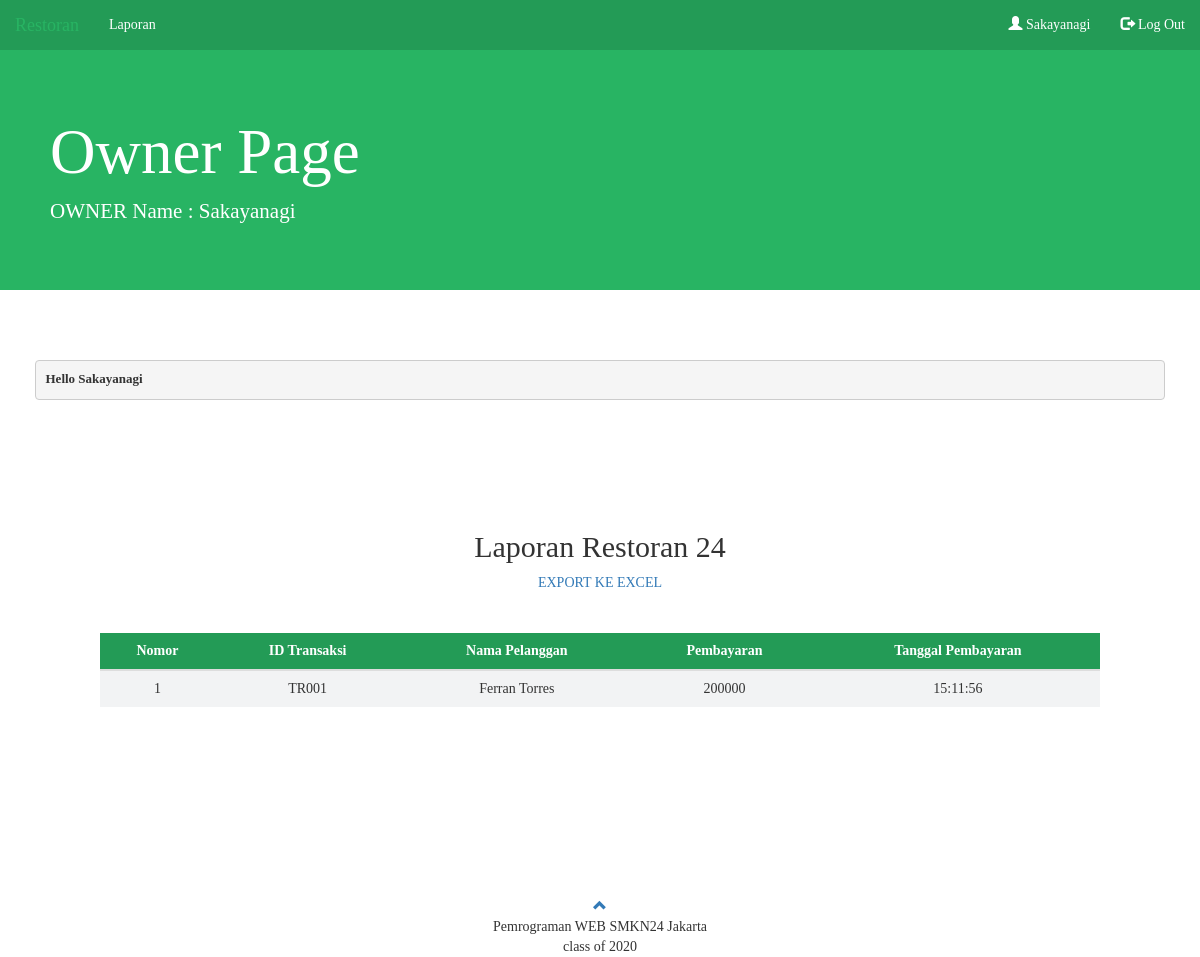
The app's page /Page/Owner.php (signed in) with its own data.
### tables this page shows
CREATE TABLE `transaksi` (
  `idtransaksi` varchar(9) NOT NULL,
  `idpesanan` varchar(9) NOT NULL,
  `Total` int(11) NOT NULL,
  `Bayar` int(11) NOT NULL
);

CREATE TABLE `pelanggan` (
  `idpelanggan` varchar(9) NOT NULL,
  `Namapelanggan` varchar(50) NOT NULL,
  `Jeniskelamin` enum('Laki-Laki','Perempuan') NOT NULL,
  `Nohp` varchar(15) NOT NULL,
  `Alamat` varchar(100) NOT NULL,
  `meja` int(11) NOT NULL,
  `waktudatang` time DEFAULT current_timestamp()
);

CREATE TABLE `pesanan` (
  `idpesanan` varchar(9) NOT NULL,
  `idmenu` varchar(9) NOT NULL,
  `idpelanggan` varchar(9) NOT NULL,
  `Jumlah` int(11) NOT NULL,
  `iduser` int(11) NOT NULL,
  `status` enum('paid','unpaid','','') NOT NULL DEFAULT 'unpaid',
  `tgl_bayar` time DEFAULT current_timestamp()
);

### Page/Owner.php (the view, shortened to what this page needs)
<?php
    $nama = $_SESSION['nama'];
?>
<!DOCTYPE html>
<html lang="en" dir="ltr">
<head>
    <link rel="stylesheet" href="https://maxcdn.bootstrapcdn.com/bootstrap/3.4.1/css/bootstrap.min.css">
</head>
<body>
  <nav class="navbar navbar-inverse" style="margin-bottom: 0;">
    <div class="container-fluid">
      <div class="navbar-header" id="navbar"><a class="navbar-brand" href="#">Restoran</a></div>
      <ul class="nav navbar-nav ml-auto">
        <li class="nav-iten"><a href="#laporan">Laporan</a></li>
      </ul>
      <ul class="nav navbar-nav navbar-right" >
        <li><a href="#"><span class="glyphicon glyphicon-user"></span><?php echo " ".$nama; ?></a></li>
        <li><a href="../Procces/Logout.php"><span class="glyphicon glyphicon-log-out"></span> Log Out</a></li>
      </ul>
    </div>
  </nav>
  <div class="jumbotron">
      <h1 style="padding-left: 50px;">Owner Page</h1>
      <p class="lead" style="padding-left: 50px">OWNER Name : <?php echo $nama ?></p>
    </div>
    <div class="row" style="padding-left:50px; padding-right: 50px;">
      <?php
        echo "<br/><br/>";
        echo "<pre><b>Hello ".$nama." </b>";
      ?>
    </div>
    <div id="laporan" class="container-fluid" style="padding: 100px 100px 100px 100px">
      <center>
        <h2>Laporan Restoran 24</h2>
        <a target="_blank" href="../ExportReport.php">EXPORT KE EXCEL</a>
      </center><br/><br/>
      <table class="table">
        <thead class="thead">
          <tr>
            <th style="text-align: center">Nomor</th>
            <th style="text-align: center">ID Transaksi</th>
            <th style="text-align: center">Nama Pelanggan</th>
            <th style="text-align: center">Pembayaran</th>
            <th style="text-align: center">Tanggal Pembayaran</th>
          </tr>
        </thead>
        <?php
        $nomor1=1;
        include '../Connection/Connection.php';
        $datacari2 = mysqli_query($koneksi,"CALL getReport()");
        ?>
        <?php
          while ($dc = mysqli_fetch_array($datacari2)) { ?>
            <tr>
              <td style="text-align: center;"><?php echo $nomor1++; ?></td>
              <td style="text-align: center"><?php echo $dc['idtransaksi'] ?></td>
              <td style="text-align: center"><?php echo $dc['Namapelanggan'] ?></td>
              <td style="text-align: center"><?php echo $dc['Bayar'] ?></td>
              <td style="text-align: center"><?php echo $dc['tgl_bayar'] ?></td>
            </tr><?php
          }
        ?>
      </table>
    </div>
        <footer class="container-fluid text-center">
            <a href="#navbar" title="To Top">
              <span class="glyphicon  glyphicon-chevron-up"></span>
            </a><br>
            Pemrograman WEB SMKN24 Jakarta<br/>
            class of 2020
        </footer>
</body>
</html>

### Page/Owner.php (style rules this page uses)
* { font-family: verdana; }
.jumbotron { margin-top:0px; background-color: #28B463; color: #ffff; }
th { background-color: #239B56; color: #ffff; }
td { background-color: #F2F3F4; }
footer { margin-top: 70px; }
span { font-size: 1em; }
.navbar-inverse { background-color:#239B56; border:none; border-radius: 0px; }
.navbar-inverse .navbar-brand { color: #ffff; }
.navbar-inverse .navbar-nav>li>a { color: #ffff; }

### records on screen
transaksi: idtransaksi "TR001", pelanggan.Namapelanggan "Ferran Torres", Bayar "200000", idpesanan.tgl_bayar "15:11:56"

### other values on screen
$nama "Sakayanagi"
